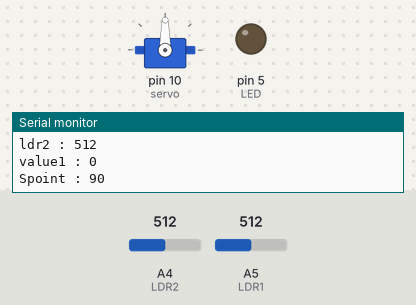
This sketch was run on a simulated Arduino Uno, built with avr-gcc and run on an emulated ATmega328P. Shown: servo, output pins drawn as LEDs (lit = HIGH), the last lines printed to the serial monitor. Inputs (shaded band) come from the test bench; at power-on: A4 (LDR2) = 512, A5 (LDR1) = 512.

Above: at 2.2 s.
2.3 s: A4 (LDR2) set to 549
3.8 s: A4 (LDR2) set to 572
At 6.7 s:
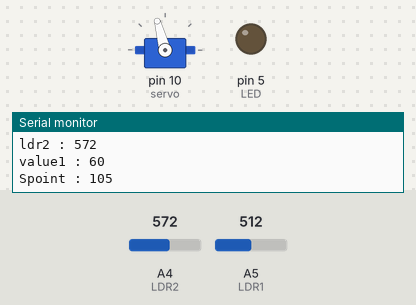
6.8 s: A4 (LDR2) set to 511
At 7.4 s:
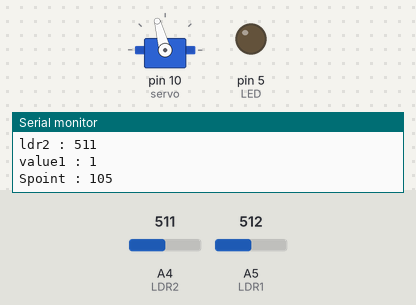
8.3 s: A5 (LDR1) set to 468
11.3 s: A5 (LDR1) set to 450
At 13.77 s:
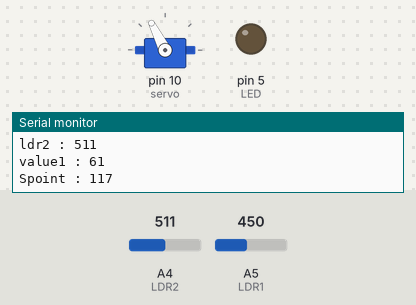
14.3 s: A5 (LDR1) set to 548
17.3 s: A5 (LDR1) set to 573
At 25.84 s:
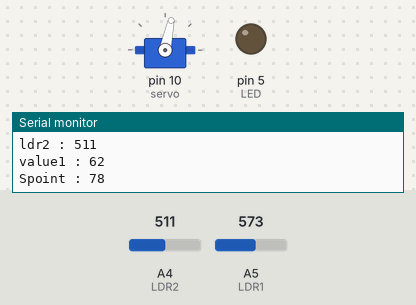
Timing chart, 0 to 27.2 s (numbered marks = the images above; inputs shaded):
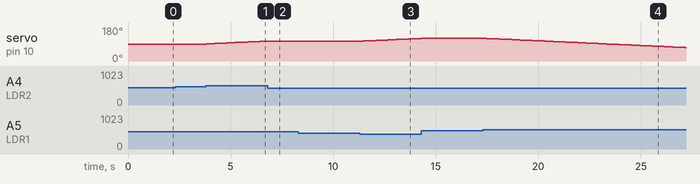

The sketch:

Projet_IOT.ino
```cpp
//Include the servo motor library
#include <Servo.h>
//Define the LDR sensor pins
#define LDR1 A5
#define LDR2 A4
#define LED 5
//Define the error value. You can change it as you like
#define error 50
//Starting point of the servo motor
int Spoint =  90;
//Create an object for the servo motor
Servo servo;
int ldr1,ldr2,value1;

void setup() {
  Serial.begin(9600);
  pinMode(LED,OUTPUT);
  digitalWrite(LED,LOW);
//Include servo motor PWM pin
  servo.attach(10);
//Set the starting point of the servo
  servo.write(Spoint);
  delay(1000);
}

void loop() {
//Get the LDR sensor value
   ldr1 = analogRead(LDR1);
//Get the LDR sensor value
   ldr2 = analogRead(LDR2);

//Get the difference of these values
   value1 = abs(ldr1 - ldr2);
  int value2 = abs(ldr2 - ldr1);

//Check these values using a IF condition
  if ((value1 <= error) || (value2 <= error)) {

  } else {
    if (ldr1 > ldr2) {
      Spoint = --Spoint;

    }
    if (ldr1 < ldr2) {
      Spoint = ++Spoint;

    }
  }
//Write values on the servo motor
  servo.write(Spoint);

   if ((value1 <= error)&&(ldr1 < 300)&&(ldr2 < 300)){
  digitalWrite(LED,HIGH);
}else
{
digitalWrite(LED,LOW);
}
PRINT();
  delay(200);
}


void PRINT(){
  Serial.print("ldr1 : ");
  Serial.println(ldr1);

  Serial.print("ldr2 : ");
  Serial.println(ldr2);

  Serial.print("value1 : ");
  Serial.println(value1);

  Serial.print("Spoint : ");
  Serial.println(Spoint);

}
```

Measured:
- the behaviour switches between 562 and 563 on A4 (LDR2) (found by bisection; images 0 and 1)
- the behaviour switches between 461 and 460 on A5 (LDR1) (found by bisection; images 2 and 3)
- after the input at 3.8 s, servo on pin 10 (servo): moves from 90° to 105° over 2.8 s, starting at once
- after the input at 6.8 s, servo on pin 10 (servo): stays 105° (without the input it goes to 106° after 0.03 s)
- after the input at 11.3 s, servo on pin 10 (servo): moves from 105° to 120° over 2.8 s, starting after 0.16 s
- after the input at 14.3 s, servo on pin 10 (servo): stays 120° (without the input it goes to 121° after 0.18 s)
- after the input at 17.3 s, servo on pin 10 (servo): moves from 120° to 71° over 9.7 s, starting after 0.20 s
